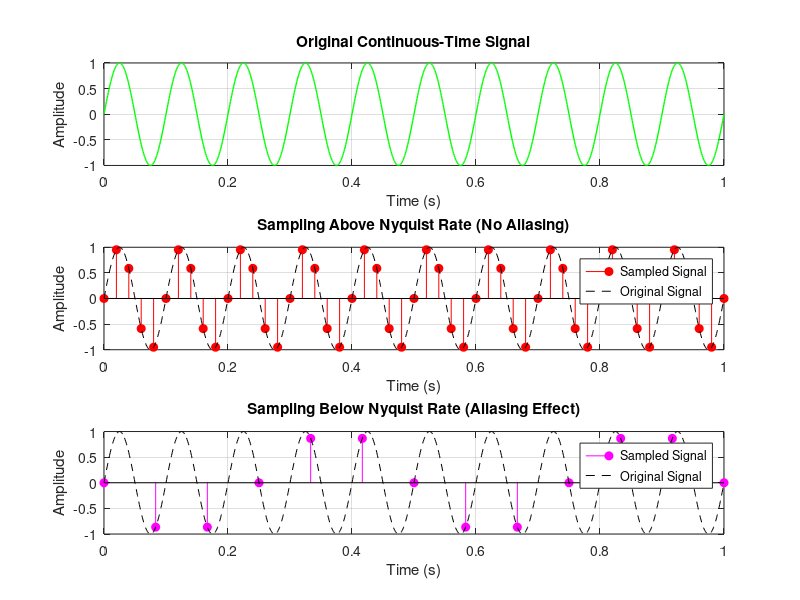

MATLAB code to generate this figure:
clc;
clear all;
close all;
% Original (continuous-time) signal parameters
Am = 1;              % Amplitude
fm = 10;             % Message signal frequency (Hz)
t = 0:0.001:1;       % Continuous time axis
x = Am * sin(2*pi*fm*t);
% Now the sampling parameters
fs1 = 50;             % Sampling frequency > 2*fm (No aliasing)
fs2 = 12;             % Sampling frequency < 2*fm (Aliasing)
ts1 = 0:1/fs1:1;      % Sampling time (no aliasing)
ts2 = 0:1/fs2:1;      % Sampling time (aliasing)
xs1 = Am * sin(2*pi*fm*ts1);
xs2 = Am * sin(2*pi*fm*ts2);
%Plotting the graph
figure;
% Original continuous signal
subplot(3,1,1);
plot(t, x, 'g', 'LineWidth', 1);
grid on;
title('Original Continuous-Time Signal');
xlabel('Time (s)');
ylabel('Amplitude');
% Sampled signal (No aliasing)
subplot(3,1,2);
stem(ts1, xs1, 'r', 'filled');
hold on;
plot(t, x, 'k--');
grid on;
title('Sampling Above Nyquist Rate (No Aliasing)');
xlabel('Time (s)');
ylabel('Amplitude');
legend('Sampled Signal', 'Original Signal');
% Sampled signal (Aliasing)
subplot(3,1,3);
stem(ts2, xs2, 'm', 'filled');
hold on;
plot(t, x, 'k--');
grid on;
title('Sampling Below Nyquist Rate (Aliasing Effect)');
xlabel('Time (s)');
ylabel('Amplitude');
legend('Sampled Signal', 'Original Signal');
